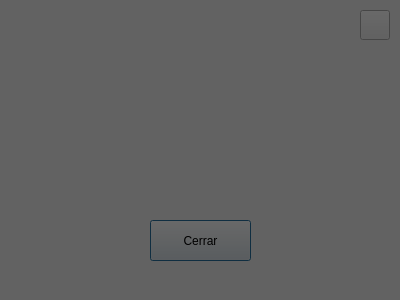
<?xml version="1.0" encoding="UTF-8"?>
<ui version="4.0">
 <class>CreditosDialog</class>
 <widget class="QDialog" name="CreditosDialog">
  <property name="geometry">
   <rect>
    <x>0</x>
    <y>0</y>
    <width>400</width>
    <height>300</height>
   </rect>
  </property>
  <property name="windowTitle">
   <string>Dialog</string>
  </property>
  <widget class="QPushButton" name="btnCerrar">
   <property name="geometry">
    <rect>
     <x>150</x>
     <y>220</y>
     <width>101</width>
     <height>41</height>
    </rect>
   </property>
   <property name="text">
    <string>Cerrar</string>
   </property>
  </widget>
  <widget class="QPushButton" name="btnReveal">
   <property name="geometry">
    <rect>
     <x>360</x>
     <y>10</y>
     <width>30</width>
     <height>30</height>
    </rect>
   </property>
   <property name="cursor">
    <cursorShape>PointingHandCursor</cursorShape>
   </property>
   <property name="styleSheet">
    <string notr="true">color: qlineargradient(spread:pad, x1:0, y1:0, x2:1, y2:0, stop:0 rgba(0, 0, 0, 255), stop:1 rgba(255, 255, 255, 255));</string>
   </property>
   <property name="text">
    <string/>
   </property>
   <property name="icon">
    <iconset theme="QIcon::ThemeIcon::WeatherClear"/>
   </property>
  </widget>
  <widget class="QWidget" name="qwCover" native="true">
   <property name="geometry">
    <rect>
     <x>0</x>
     <y>0</y>
     <width>400</width>
     <height>300</height>
    </rect>
   </property>
   <property name="styleSheet">
    <string notr="true">background-color: rgba(0, 0, 0, 150);</string>
   </property>
   <widget class="QFrame" name="qfDesarrolladorui">
    <property name="geometry">
     <rect>
      <x>120</x>
      <y>85</y>
      <width>171</width>
      <height>81</height>
     </rect>
    </property>
    <property name="styleSheet">
     <string notr="true">border-image: url(:/imagenes/desarrolladorui.png);
background: transparent;</string>
    </property>
    <property name="frameShape">
     <enum>QFrame::Shape::StyledPanel</enum>
    </property>
    <property name="frameShadow">
     <enum>QFrame::Shadow::Raised</enum>
    </property>
   </widget>
   <widget class="QFrame" name="qfName">
    <property name="geometry">
     <rect>
      <x>100</x>
      <y>120</y>
      <width>201</width>
      <height>81</height>
     </rect>
    </property>
    <property name="styleSheet">
     <string notr="true">border-image: url(:/imagenes/name.png);
background: transparent;</string>
    </property>
    <property name="frameShape">
     <enum>QFrame::Shape::StyledPanel</enum>
    </property>
    <property name="frameShadow">
     <enum>QFrame::Shadow::Raised</enum>
    </property>
   </widget>
  </widget>
 </widget>
 <resources/>
 <connections/>
</ui>
